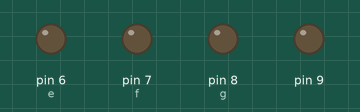
Recording of a sketch running on a simulated Arduino Uno, built with avr-gcc and run on an emulated ATmega328P. Parts: output pins drawn as LEDs (lit = HIGH).

Above: at 0.2 s.
At 3.8 s:
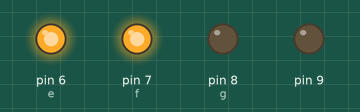
At 4.5 s:
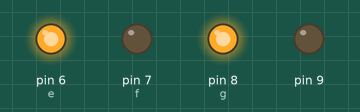
At 8.8 s:
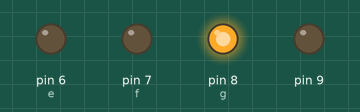
Timing chart, 0 to 10.2 s (numbered marks = the images above):
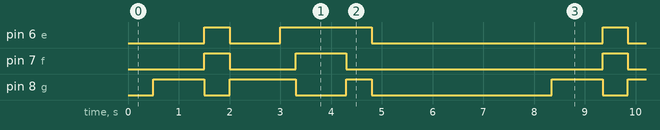

The sketch:

Percobaan_2.ino
```cpp
int a = 2;
int b =3;
int c= 4;
int d=5;
int e=6;
int f=7;
int g=8;
int h=9;

void setup() {
  for (byte k = 6; k < 10; k++) {
  pinMode(k,OUTPUT);
      }
  }

void loop() {
// Angka 1
digitalWrite(a,0);
digitalWrite(b,1);
digitalWrite(c,1);
digitalWrite(d,0);
digitalWrite(e,0);
digitalWrite(f,0);
digitalWrite(g,0);
delay(500);


// angka 3
digitalWrite(a,1);
digitalWrite(b,1);
digitalWrite(c,1);
digitalWrite(d,1);
digitalWrite(e,0);
digitalWrite(f,0);
digitalWrite(g,1);
delay(500);

// Dash
digitalWrite(a,0);
digitalWrite(b,0);
digitalWrite(c,0);
digitalWrite(d,0);
digitalWrite(e,0);
digitalWrite(f,0);
digitalWrite(g,1);
delay(500);

// Angka 0
digitalWrite(a,1);
digitalWrite(b,1);
digitalWrite(c,1);
digitalWrite(d,1);
digitalWrite(e,1);
digitalWrite(f,1);
digitalWrite(g,0);
delay(500);

// Angka 3
digitalWrite(a,1);
digitalWrite(b,1);
digitalWrite(c,1);
digitalWrite(d,1);
digitalWrite(e,0);
digitalWrite(f,0);
digitalWrite(g,1);
delay(500);

// Dash
digitalWrite(a,0);
digitalWrite(b,0);
digitalWrite(c,0);
digitalWrite(d,0);
digitalWrite(e,0);
digitalWrite(f,0);
digitalWrite(g,1);
delay(500);

// angka 2
digitalWrite(a,1);
digitalWrite(b,1);
digitalWrite(c,0);
digitalWrite(d,1);
digitalWrite(e,1);
digitalWrite(f,0);
digitalWrite(g,1);
delay(300);

// Angka 0
digitalWrite(a,1);
digitalWrite(b,1);
digitalWrite(c,1);
digitalWrite(d,1);
digitalWrite(e,1);
digitalWrite(f,1);
digitalWrite(g,0);
delay(500);

// Angka 0
digitalWrite(a,1);
digitalWrite(b,1);
digitalWrite(c,1);
digitalWrite(d,1);
digitalWrite(e,1);
digitalWrite(f,1);
digitalWrite(g,0);
delay(500);

// angka 2
digitalWrite(a,1);
digitalWrite(b,1);
digitalWrite(c,0);
digitalWrite(d,1);
digitalWrite(e,1);
digitalWrite(f,0);
digitalWrite(g,1);
delay(500);

// Jeda
digitalWrite(a,0);
digitalWrite(b,0);
digitalWrite(c,0);
digitalWrite(d,0);
digitalWrite(e,0);
digitalWrite(f,0);
digitalWrite(g,0);
delay(3050);
}
```

Measured:
- by itself, pin 6 (e): repeats every 7.9 s: LOW 1.0 s, HIGH 1.8 s, LOW 4.6 s, HIGH 0.50 s
- by itself, pin 7 (f): repeats every 7.9 s: LOW 1.3 s, HIGH 1.0 s, LOW 5.1 s, HIGH 0.50 s
- by itself, pin 8 (g): repeats every 7.9 s: LOW 0.50 s, HIGH 1.3 s, LOW 1.0 s, HIGH 0.50 s, LOW 3.6 s, HIGH 1.0 s
